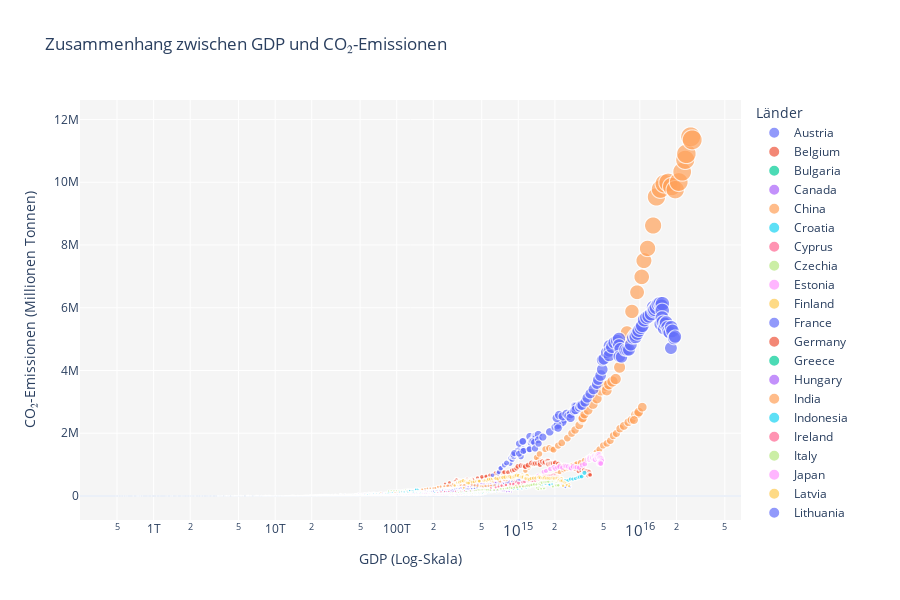
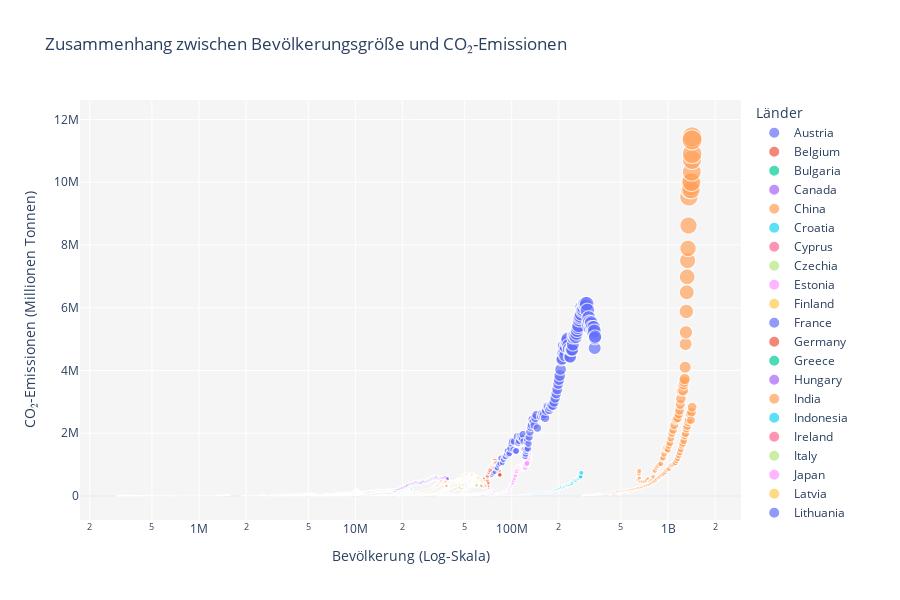

The cell these charts' notebook holds for them, in order:
### Code cell
import plotly.express as px

# NaN-Werte in den relevanten Spalten entfernen
df_cleaned = df.dropna(subset=['gdp', 'co2', 'population'])

# 3.1 Zusammenhang zwischen GDP und CO₂-Emissionen
fig_gdp_co2 = px.scatter(
    df_cleaned,
    x='gdp',
    y='co2',
    color='country',
    size='co2',  # Punktgröße basierend auf CO₂-Emissionen
    hover_name='country',
    log_x=True,  # Log-Skalierung der GDP-Achse
    title='Zusammenhang zwischen GDP und CO₂-Emissionen',
    labels={'gdp': 'GDP (Bruttoinlandsprodukt, Milliarden USD)', 'co2': 'CO₂-Emissionen (Millionen Tonnen)'},
    template='plotly_white'
)

fig_gdp_co2.update_layout(
    height=600,
    width=900,
    xaxis=dict(title='GDP (Log-Skala)', showgrid=True, gridcolor='rgba(255, 255, 255, 1)'),
    yaxis=dict(title='CO₂-Emissionen (Millionen Tonnen)', showgrid=True, gridcolor='rgba(255, 255, 255, 1)'),
    legend_title_text='Länder',
    plot_bgcolor='rgba(245, 245, 245, 1)'
)
fig_gdp_co2.show()

# 3.2 Zusammenhang zwischen Bevölkerungsgröße und CO₂-Emissionen
fig_population_co2 = px.scatter(
    df_cleaned,
    x='population',
    y='co2',
    color='country',
    size='co2',  # Punktgröße basierend auf CO₂-Emissionen
    hover_name='country',
    log_x=True,  # Log-Skalierung der Bevölkerungs-Achse
    title='Zusammenhang zwischen Bevölkerungsgröße und CO₂-Emissionen',
    labels={'population': 'Bevölkerung (in Millionen)', 'co2': 'CO₂-Emissionen (Millionen Tonnen)'},
    template='plotly_white'
)

fig_population_co2.update_layout(
    height=600,
    width=900,
    xaxis=dict(title='Bevölkerung (Log-Skala)', showgrid=True, gridcolor='rgba(255, 255, 255, 1)'),
    yaxis=dict(title='CO₂-Emissionen (Millionen Tonnen)', showgrid=True, gridcolor='rgba(255, 255, 255, 1)'),
    legend_title_text='Länder',
    plot_bgcolor='rgba(245, 245, 245, 1)'
)
fig_population_co2.show()
